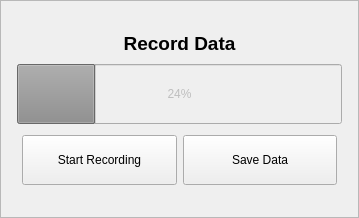
<?xml version="1.0" encoding="UTF-8"?>
<ui version="4.0">
 <class>SaveDataWidget</class>
 <widget class="QFrame" name="SaveDataWidget">
  <property name="geometry">
   <rect>
    <x>0</x>
    <y>0</y>
    <width>359</width>
    <height>218</height>
   </rect>
  </property>
  <property name="sizePolicy">
   <sizepolicy hsizetype="Preferred" vsizetype="Preferred">
    <horstretch>0</horstretch>
    <verstretch>0</verstretch>
   </sizepolicy>
  </property>
  <property name="minimumSize">
   <size>
    <width>200</width>
    <height>150</height>
   </size>
  </property>
  <property name="windowTitle">
   <string>Frame</string>
  </property>
  <property name="frameShape">
   <enum>QFrame::StyledPanel</enum>
  </property>
  <property name="frameShadow">
   <enum>QFrame::Raised</enum>
  </property>
  <layout class="QGridLayout" name="gridLayout_2">
   <item row="0" column="0">
    <layout class="QGridLayout" name="mainLayout" rowstretch="0,0,0">
     <property name="leftMargin">
      <number>5</number>
     </property>
     <property name="topMargin">
      <number>0</number>
     </property>
     <property name="rightMargin">
      <number>5</number>
     </property>
     <property name="bottomMargin">
      <number>0</number>
     </property>
     <item row="2" column="0">
      <layout class="QGridLayout" name="gridLayout">
       <property name="margin">
        <number>5</number>
       </property>
       <item row="0" column="0">
        <widget class="QPushButton" name="startRecordingButton">
         <property name="sizePolicy">
          <sizepolicy hsizetype="Minimum" vsizetype="Maximum">
           <horstretch>0</horstretch>
           <verstretch>0</verstretch>
          </sizepolicy>
         </property>
         <property name="minimumSize">
          <size>
           <width>0</width>
           <height>15</height>
          </size>
         </property>
         <property name="maximumSize">
          <size>
           <width>16777215</width>
           <height>50</height>
          </size>
         </property>
         <property name="text">
          <string>Start Recording</string>
         </property>
        </widget>
       </item>
       <item row="0" column="1">
        <widget class="QPushButton" name="saveDataButton">
         <property name="sizePolicy">
          <sizepolicy hsizetype="Minimum" vsizetype="Maximum">
           <horstretch>0</horstretch>
           <verstretch>0</verstretch>
          </sizepolicy>
         </property>
         <property name="minimumSize">
          <size>
           <width>0</width>
           <height>15</height>
          </size>
         </property>
         <property name="maximumSize">
          <size>
           <width>16777215</width>
           <height>50</height>
          </size>
         </property>
         <property name="text">
          <string>Save Data</string>
         </property>
        </widget>
       </item>
      </layout>
     </item>
     <item row="1" column="0">
      <widget class="QProgressBar" name="progressBar">
       <property name="enabled">
        <bool>false</bool>
       </property>
       <property name="sizePolicy">
        <sizepolicy hsizetype="Expanding" vsizetype="Maximum">
         <horstretch>0</horstretch>
         <verstretch>0</verstretch>
        </sizepolicy>
       </property>
       <property name="minimumSize">
        <size>
         <width>0</width>
         <height>20</height>
        </size>
       </property>
       <property name="maximumSize">
        <size>
         <width>16777215</width>
         <height>60</height>
        </size>
       </property>
       <property name="value">
        <number>24</number>
       </property>
      </widget>
     </item>
     <item row="0" column="0">
      <widget class="QLabel" name="label">
       <property name="sizePolicy">
        <sizepolicy hsizetype="Preferred" vsizetype="Preferred">
         <horstretch>0</horstretch>
         <verstretch>0</verstretch>
        </sizepolicy>
       </property>
       <property name="minimumSize">
        <size>
         <width>0</width>
         <height>20</height>
        </size>
       </property>
       <property name="maximumSize">
        <size>
         <width>16777215</width>
         <height>30</height>
        </size>
       </property>
       <property name="font">
        <font>
         <pointsize>14</pointsize>
         <weight>75</weight>
         <bold>true</bold>
        </font>
       </property>
       <property name="text">
        <string>Record Data</string>
       </property>
       <property name="alignment">
        <set>Qt::AlignCenter</set>
       </property>
      </widget>
     </item>
    </layout>
   </item>
  </layout>
 </widget>
 <resources/>
 <connections/>
</ui>
